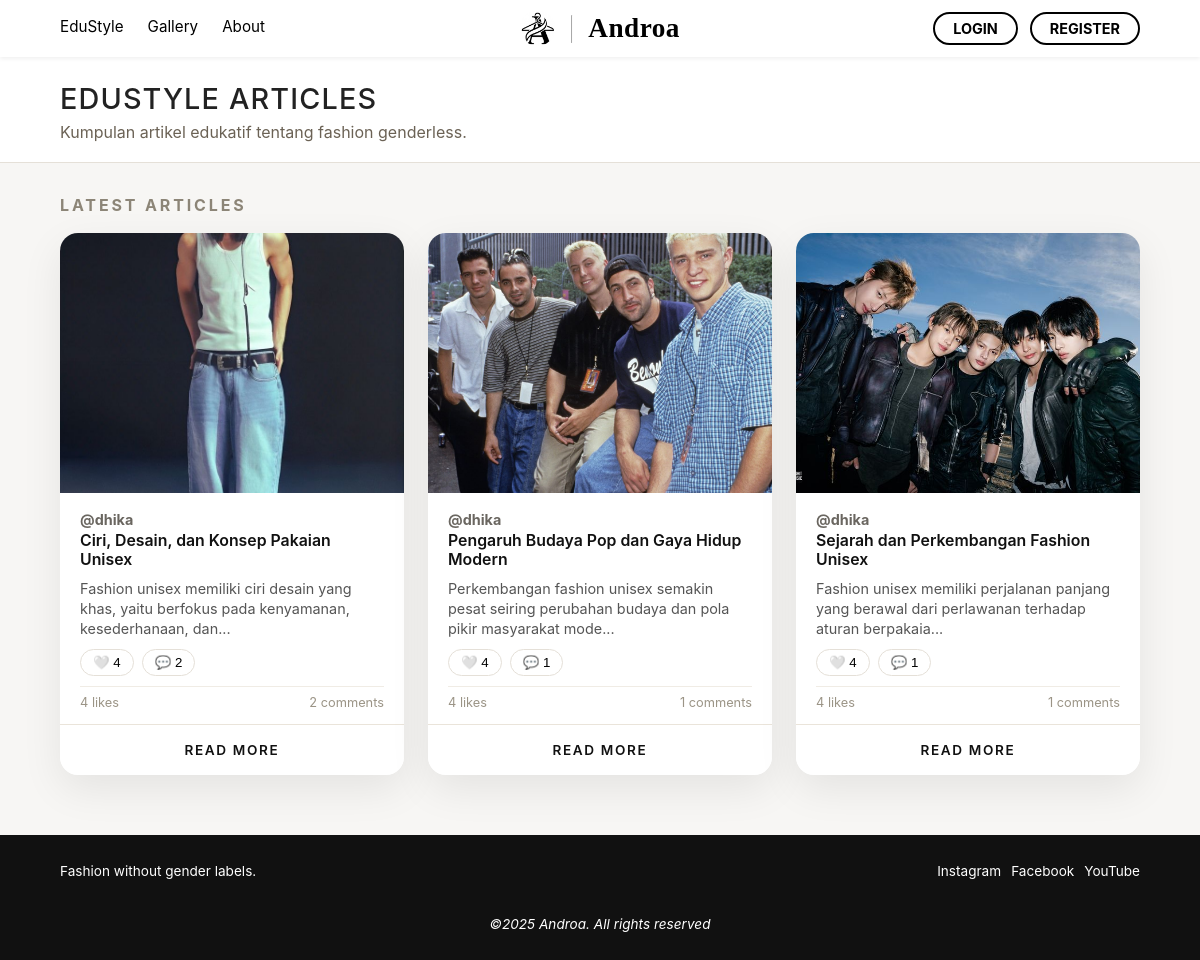
Screenshot of /Androa-Doang/pages/guest/edustyle.php with the database file from the repository.
### tables this page shows
CREATE TABLE `articles` (
  `article_id` int(11) NOT NULL,
  `author_id` int(11) NOT NULL,
  `title` varchar(255) NOT NULL,
  `content` longtext NOT NULL,
  `image_path` varchar(255) DEFAULT NULL,
  `status` enum('draft','published','archived') NOT NULL DEFAULT 'draft',
  `views` int(11) NOT NULL DEFAULT 0,
  `created_at` timestamp NOT NULL DEFAULT current_timestamp(),
  `updated_at` timestamp NOT NULL DEFAULT current_timestamp() ON UPDATE current_timestamp()
);

CREATE TABLE `users` (
  `user_id` int(11) NOT NULL,
  `username` varchar(50) NOT NULL,
  `email` varchar(100) NOT NULL,
  `password` varchar(255) NOT NULL,
  `full_name` varchar(100) DEFAULT NULL,
  `bio` text DEFAULT NULL,
  `avatar_path` varchar(255) DEFAULT '/assets/profile-default.jpg',
  `role` enum('guest','user','admin') NOT NULL DEFAULT 'user',
  `is_active` tinyint(1) NOT NULL DEFAULT 1,
  `created_at` timestamp NOT NULL DEFAULT current_timestamp()
);

### Androa-Doang/pages/guest/edustyle.php (the view, shortened to what this page needs)
<?php
include '../../db_connect.php';
include '../../components/header.php';
$login_url = "../guest/login.php";
?>
<link rel="stylesheet" href="guest.css">
<body class="guest-edustyle-page">
<header class="gallery-header">
    <section class="header-banner">
        <h1>EDUSTYLE ARTICLES</h1>
        <p>Kumpulan artikel edukatif tentang fashion genderless.</p>
    </section>
</header>
<main>
    <section class="gallery-list">
        <h2>Latest Articles</h2>
        <div class="gallery-grid">
            <?php
            $query = "SELECT a.*, u.username
                      FROM articles a
                      JOIN users u ON a.author_id = u.user_id
                      WHERE a.status = 'published'
                      ORDER BY a.created_at DESC";
            $result = mysqli_query($conn, $query);
            if ($result && mysqli_num_rows($result) > 0) {
                while ($row = mysqli_fetch_assoc($result)) {
                    $article_id  = $row['article_id'];
                    $title       = htmlspecialchars($row['title']);
                    $author_name = htmlspecialchars($row['username']);
                    $content_raw     = strip_tags($row['content']);
                    $content_preview = mb_strimwidth($content_raw, 0, 100, "...");
                    $img_src = !empty($row['image_path'])
                        ? "../../Asset/" . $row['image_path']
                        : "../../Asset/default-article.jpg";
                    $query_likes = "SELECT COUNT(*) AS total
                                    FROM likes
                                    WHERE post_type='article'
                                      AND article_id='$article_id'";
                    $res_likes   = mysqli_query($conn, $query_likes);
                    $total_likes = ($res_likes && mysqli_num_rows($res_likes) > 0)
                        ? mysqli_fetch_assoc($res_likes)['total']
                        : 0;
                    $query_comments = "SELECT COUNT(*) AS total
                                       FROM comments
                                       WHERE post_type='article'
                                         AND article_id='$article_id'";
                    $res_comments   = mysqli_query($conn, $query_comments);
                    $total_comments = ($res_comments && mysqli_num_rows($res_comments) > 0)
                        ? mysqli_fetch_assoc($res_comments)['total']
                        : 0;
            ?>
                <article class="card">
                    <a href="detail-artikel.php?article_id=<?= $article_id; ?>">
                        <img src="<?= $img_src; ?>"
                             alt="<?= $title; ?>"
                             style="width:100%; height:260px; object-fit:cover;">
                    </a>
                    <div class="post-info">
                        <p class="ig-caption" style="margin-bottom: 5px;">
                            <b>@<?= $author_name; ?></b> <br>
                            <span style="font-weight:600; font-size: 1.1em;">
                                <?= mb_strimwidth($title, 0, 50, "..."); ?>
                            </span>
                        </p>
                        <p class="article-content" style="font-size: 0.9em; color: #555; margin-top: 5px; line-height: 1.4;">
                            <?= $content_preview; ?>
                        </p>
                        <div class="actions" style="margin-top: 10px;">
                            <a href="<?= $login_url; ?>" style="text-decoration:none;">
                                <button class="like-button" style="cursor:pointer;">
                                    🤍 <?= $total_likes; ?>
                                </button>
                            </a>
                            <a href="detail-artikel.php?article_id=<?= $article_id; ?>#comments">
                                <button class="comment-button">💬 <?= $total_comments; ?></button>
                            </a>
                        </div>
                        <div class="stats-bar">
                            <span id="stats-likes-<?= $article_id; ?>">
                                <?= $total_likes; ?> likes
                            </span>
                            <span id="stats-comments-<?= $article_id; ?>">
                                <?= $total_comments; ?> comments
                            </span>
                        </div>
                    </div>
                    <a href="detail-artikel.php?article_id=<?= $article_id; ?>" class="read-more-btn">
                        READ MORE
                    </a>
                </article>
            <?php
                }
            } ?>
        </div>
    </section>
</main>
<?php include '../../components/footer.php'; ?>
</body>

### Androa-Doang/components/components.css (style rules this page uses)
body { font-family: var(--font-sans); color: #222; margin: 0; padding: 0; }

### Androa-Doang/pages/guest/guest.css (style rules this page uses)
body.guest-edustyle-page { background: #F7F6F4; color: #222; font-family: -apple-system, BlinkMacSystemFont, "Segoe UI", "Helvetica Neue", Arial, sans-serif; margin: 0; }
body.guest-edustyle-page .gallery-header { background: #FFFFFF; border-bottom: 1px solid #E5E0D8; }
body.guest-edustyle-page .gallery-header .header-banner { max-width: 1100px; margin: 0 auto; padding: 24px 5% 20px; }
body.guest-edustyle-page .gallery-header h1 { font-size: 1.8rem; margin: 0 0 6px; letter-spacing: 0.04em; font-weight: 500; }
body.guest-edustyle-page .gallery-header p { margin: 0; color: #6B6255; }
body.guest-edustyle-page .gallery-list { max-width: 1100px; margin: 32px auto 60px; padding: 0 5%; }
body.guest-edustyle-page .gallery-list h2 { font-size: 1rem; letter-spacing: 0.18em; text-transform: uppercase; color: #8C8577; margin: 0 0 18px; }
body.guest-edustyle-page .gallery-grid { display: grid; grid-template-columns: repeat(auto-fit, minmax(260px, 1fr)); gap: 24px; align-items: stretch; }
body.guest-edustyle-page article.card { background: #FFFFFF; border-radius: 18px; box-shadow: 0 14px 40px rgba(0, 0, 0, 0.08); overflow: hidden; display: flex; flex-direction: column; justify-content: space-between; transition: transform 0.2s ease, box-shadow 0.2s ease; }
body.guest-edustyle-page article.card > a img { display: block; width: 100%; height: 260px; object-fit: cover; }
body.guest-edustyle-page .post-info { padding: 18px 20px 14px; flex: 1; display: flex; flex-direction: column; }
body.guest-edustyle-page .ig-caption { margin: 0 0 6px; font-size: 0.9rem; color: #6A6660; }
body.guest-edustyle-page .ig-caption b { font-weight: 700; }
body.guest-edustyle-page .ig-caption span { display: block; margin-top: 3px; font-size: 1.05rem; color: #111111; }
body.guest-edustyle-page .article-content { margin: 4px 0 0; font-size: 0.9rem; color: #555555; line-height: 1.5; }
body.guest-edustyle-page .actions { display: flex; gap: 8px; margin-top: 12px; }
body.guest-edustyle-page .like-button, body.guest-edustyle-page .comment-button { border-radius: 999px; border: 1px solid #E5E0D8; background: #FFFFFF; padding: 5px 12px; font-size: 0.83rem; display: inline-flex; align-items: center; gap: 4px; cursor: pointer; transition: background 0.15s ease, border-color 0.15s ease, transform 0.1s ease; }
body.guest-edustyle-page .stats-bar { margin-top: 10px; padding-top: 8px; border-top: 1px solid #F0ECE5; font-size: 0.8rem; color: #9B9486; display: flex; justify-content: space-between; }
body.guest-edustyle-page .read-more-btn { margin-top: auto; display: flex; justify-content: center; align-items: center; width: 100%; height: 50px; padding: 0; background: #FFFFFF; color: #111111; text-decoration: none; font-size: 0.85rem; font-weight: 600; text-transform: uppercase; letter-spacing: 0.12em; border-top: 1px solid #EAE4DA; border-radius: 0 0 18px 18px; transition: background 0.2s ease, color 0.2s ease; }

### rows the page displays
articles: image_path (picture), author.username "dhika", title "Ciri, Desain, dan Konsep Pakaian Unisex", content "Fashion unisex memiliki ciri desain yang khas, yaitu berfokus pada kenyamanan, kesederhanaan, dan...", total_likes "4", total_comments "2"
articles: image_path (picture), author.username "dhika", title "Pengaruh Budaya Pop dan Gaya Hidup Modern", content "Perkembangan fashion unisex semakin pesat seiring perubahan budaya dan pola pikir masyarakat mode...", total_likes "4", total_comments "1"
articles: image_path (picture), author.username "dhika", title "Sejarah dan Perkembangan Fashion Unisex", content "Fashion unisex memiliki perjalanan panjang yang berawal dari perlawanan terhadap aturan berpakaia...", total_likes "4", total_comments "1"
